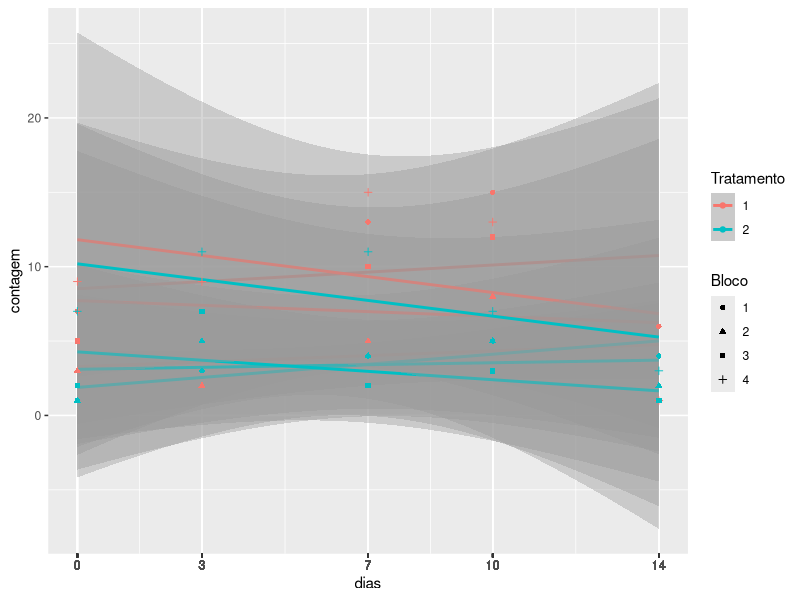

Recreate this plot in R.
rm(list = ls())
ls()

library(tidyverse)
library(readxl)

dadosA <- read_excel("dados/Contagem de Pantas Atacadas/acont.xlsx")

df <- dadosA |> 
  select(!c(Taxa, Adjuvante)) |> 
  mutate(Tratamento = factor(Tratamento),
         Bloco = factor(Bloco)) |> 
  pivot_longer(names_to = "dias",
               values_to = "contagem",
               cols = "0DAA":"7DAB") |> 
  mutate(dias = recode(dias, 
                      "0DAA" = "0",
                      "3DAA" = "3",
                      "7DAA" = "7", 
                      "3DAB" = "10",
                      "7DAB" = "14"),
         dias = as.numeric(dias))


df |>
  filter(Tratamento %in% c(1:2)) |> 
  ggplot(aes(x = dias, y = contagem, color = Tratamento, shape = Bloco))+
  geom_smooth(method = "lm")+
  geom_point()+
  scale_x_continuous(breaks = df$dias)
